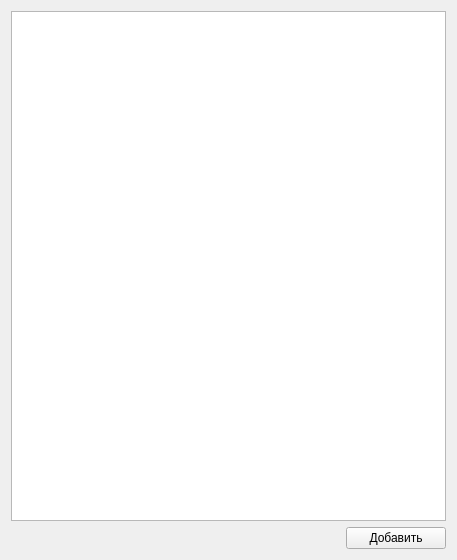
<?xml version="1.0" encoding="UTF-8"?>
<ui version="4.0">
 <class>UsersForm</class>
 <widget class="QWidget" name="UsersForm">
  <property name="geometry">
   <rect>
    <x>0</x>
    <y>0</y>
    <width>457</width>
    <height>560</height>
   </rect>
  </property>
  <property name="windowTitle">
   <string>Form</string>
  </property>
  <layout class="QVBoxLayout" name="verticalLayout">
   <item>
    <widget class="QListWidget" name="listWidget"/>
   </item>
   <item>
    <widget class="QPushButton" name="AddButton">
     <property name="maximumSize">
      <size>
       <width>100</width>
       <height>16777215</height>
      </size>
     </property>
     <property name="layoutDirection">
      <enum>Qt::RightToLeft</enum>
     </property>
     <property name="text">
      <string>Добавить</string>
     </property>
    </widget>
   </item>
  </layout>
 </widget>
 <resources/>
 <connections/>
</ui>
